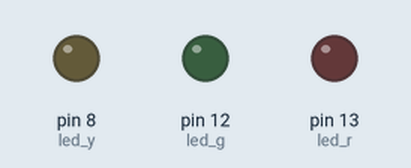
Bench run of a sketch on a simulated Arduino Uno, built with avr-gcc and run on an emulated ATmega328P. Shown: output pins drawn as LEDs (lit = HIGH).

Above: at 1.0 s.
At 3.0 s:
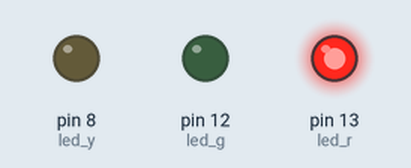
At 7.0 s:
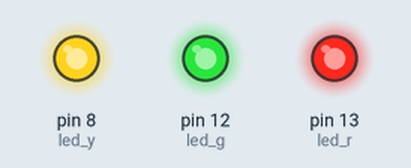
At 9.0 s:
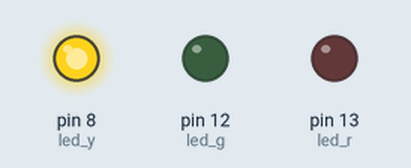
At 11.0 s:
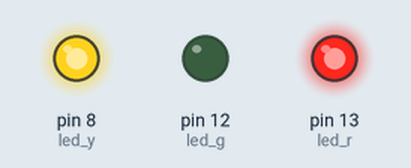
At 13.0 s:
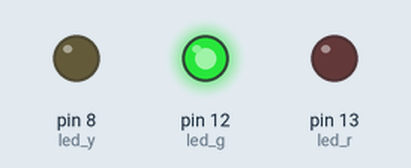
Timing chart, 0 to 15.6 s (numbered marks = the images above):
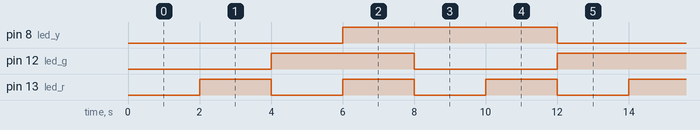

Measured:
- by itself, pin 8 (led_y): alternates HIGH for 6.0 s and LOW for 6.0 s
- by itself, pin 12 (led_g): alternates HIGH for 4.0 s and LOW for 4.0 s
- by itself, pin 13 (led_r): alternates HIGH for 2.0 s and LOW for 2.0 s

The sketch:

hw2_1.ino
```cpp
const int led_r = 13;
const int led_g = 12;
const int led_y = 8;

unsigned long l1, l2, l3, l4, l5, l6;
unsigned long interval1 = 2000;
unsigned long interval2 = 4000;
unsigned long interval3 = 6000;
int fON_r = 0;
int fON_g = 0;
int fON_y = 0;


void setup() {
  pinMode(led_r, OUTPUT);
  pinMode(led_g, OUTPUT);
  pinMode(led_y, OUTPUT);

  l1 = 0;
  l3 = 0;
  l5 = 0;

}

void loop() {
  l2 = millis();

  if(l2 -l1 >= interval1) {
    l1 = l2;

    if(!fON_r) {
      fON_r = HIGH;
    } else { fON_r = LOW;}

    digitalWrite(led_r, fON_r);
  }


  l4 = millis();

  if(l4 -l3 >= interval2) {
    l3 = l4;

    if(!fON_g) {
      fON_g = HIGH;
    } else { fON_g = LOW;}

    digitalWrite(led_g, fON_g);

}

  l6 = millis();

  if(l6 -l5 >= interval3) {
    l5 = l6;

    if(!fON_y) {
      fON_y = HIGH;
    } else { fON_y = LOW;}

    digitalWrite(led_y, fON_y);
  }
}
```
